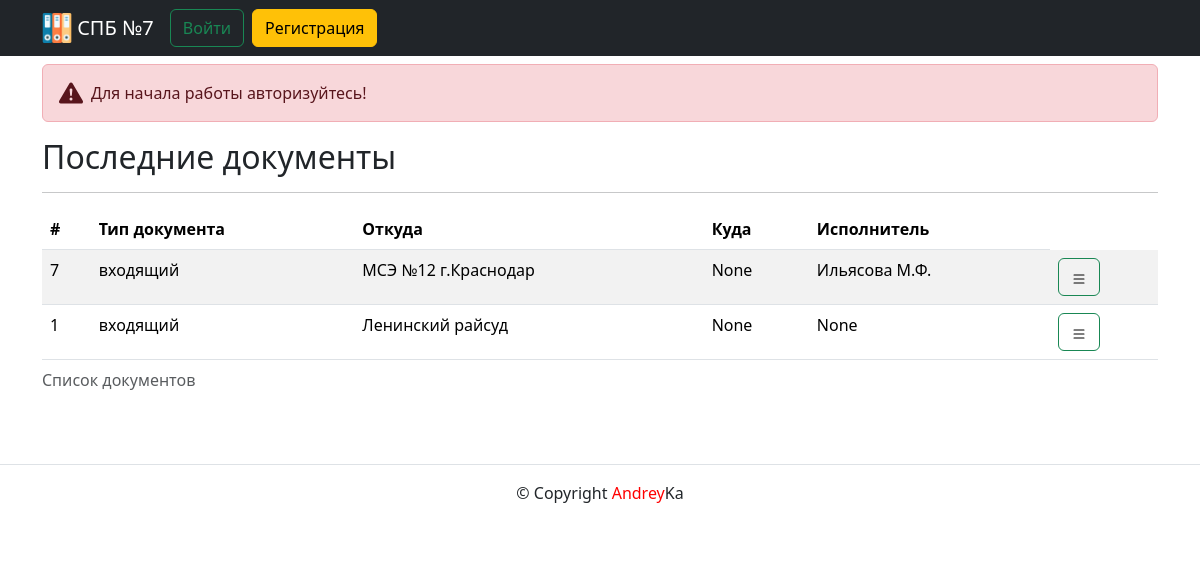
/documents/incoming/, run on an earlier commit of the app's database.
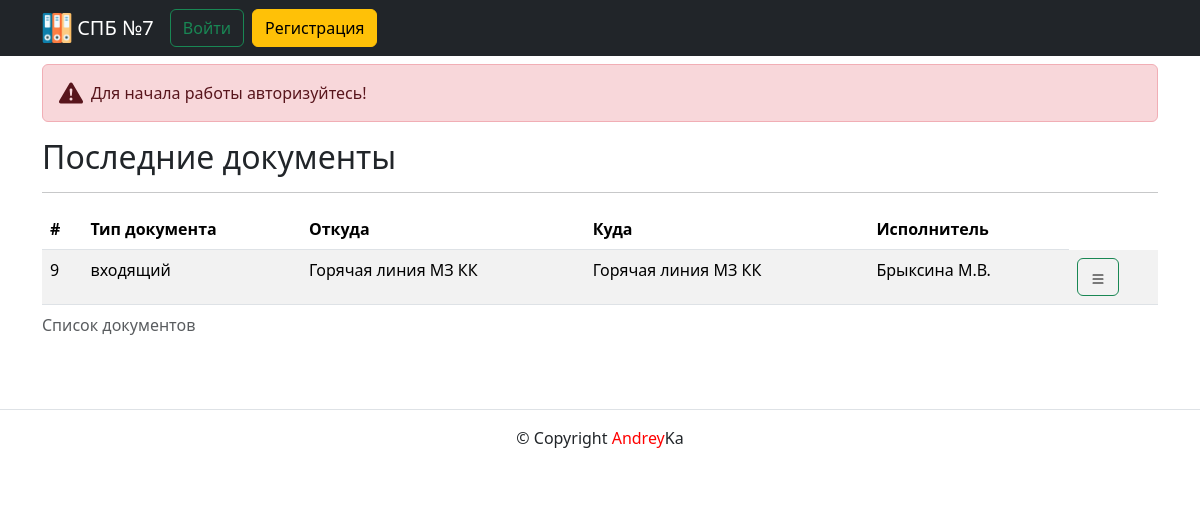
And on a later commit of the database.
### documents/models.py (models this page shows, shortened)
class Document(models.Model):
    INPUT_DOC = "ВХ"
    OUTPUT_DOC = "ИС"
    IN_OUT_DOC = "ВХ-ИС"
    DOCUMENT_TYPE_CHOICES = [
        (INPUT_DOC, "входящий"),
        (OUTPUT_DOC, "исходящий"),
        (IN_OUT_DOC, "входящий-исходящий"),
    ]
    doc_type = models.CharField(
        verbose_name="Тип документа",
        help_text="Укажите тип документа",
        max_length=5,
        choices=DOCUMENT_TYPE_CHOICES,
        blank=False,
    )
    from_doc = models.ForeignKey(
        Organization,
        related_name="org_from",
        on_delete=models.PROTECT,
        blank=True,
        null=True,
        verbose_name="Откуда",
    )
    where_doc = models.ForeignKey(
        Organization,
        related_name="org_where",
        on_delete=models.PROTECT,
        blank=True,
        null=True,
        verbose_name="Куда",
    )
    area = models.CharField(
        verbose_name="Участок", max_length=100, blank=True, null=True
    )
    who = models.CharField(verbose_name="Кто", max_length=100, blank=True, null=True)
    input_num = models.PositiveIntegerField(
        verbose_name="Входящий номер", blank=True, null=True
    )
    output_num = models.PositiveIntegerField(
        verbose_name="Исходящий номер", blank=True, null=True
    )
    theme = models.ForeignKey(
        Theme,
        related_name="theme_doc",
        on_delete=models.PROTECT,
        blank=True,
        null=True,
        verbose_name="Тема",
    )
    detail = models.ForeignKey(
        Detail,
        related_name="detail_doc",
        on_delete=models.PROTECT,
        blank=True,
        null=True,
        verbose_name="Детали",
    )
    given = models.ForeignKey(
        Given,
        related_name="given_doc",
        on_delete=models.PROTECT,
        blank=True,
        null=True,
        verbose_name="Передано",
    )
    file = models.FileField(
        verbose_name="Файл", upload_to="docs/%Y/%m/%d/", blank=True, null=True
    )
    size = models.PositiveIntegerField(
        verbose_name="Размер файла", blank=True, null=True
    )
    description = models.TextField(
        verbose_name="Прочее",
        help_text="Укажите прочие подробности",
        blank=True,
        null=True,
    )
    implementers = models.ForeignKey(
        Implementers,
        related_name="implementers_doc",
        on_delete=models.PROTECT,
        blank=True,
        null=True,
        verbose_name="Исполнитель",
    )
    date_input_doc = models.DateField(
        verbose_name="Дата входящего",
        help_text="Укажите дату входящего документа",
        blank=True,
        null=True,
    )
    date_output_doc = models.DateField(
        verbose_name="Дата исходящего",
        help_text="Укажите дату исходящего документа",
        blank=True,
        null=True,
    )
    author = models.ForeignKey(
        User,
        on_delete=models.SET_NULL,
        null=True,
        related_name="author_doc",
        verbose_name="Автор создания",
    )
    modified_date = models.DateTimeField(
        "Дата изменения",
        auto_now=True,
    )
    created_date = models.DateTimeField(
        "Дата публикации",
        auto_now_add=True,
    )
    class Meta:
        ordering = ["-id"]
        verbose_name = "Документ"
        verbose_name_plural = "Документы"

class Organization(models.Model):
    name = models.CharField(
        verbose_name="Название организации",
        max_length=100,
        blank=False,
    )
    def __str__(self) -> str:
        return self.name
    class Meta:
        ordering = ["name"]
        verbose_name = "Организация"
        verbose_name_plural = "Организации"

class Implementers(models.Model):
    name = models.CharField(
        verbose_name="Исполнитель", max_length=50, blank=False, null=False
    )
    def __str__(self) -> str:
        return self.name
    class Meta:
        ordering = ["name"]
        verbose_name = "Исполнитель"
        verbose_name_plural = "Исполнители"

### documents/views.py (the view)
# urls.py: path("documents/incoming/", views.document_incoming, name="incoming"),
def document_incoming(request):
    template = "documents/index.html"
    documents = Document.objects.select_related("from_doc", "where_doc").filter(
        doc_type="ВХ"
    )
    context = {
        "page_obj": paginator(documents, request),
    }
    return render(request, template, context)

### documents/utils.py (called while the page is built)
def paginator(objects, request):
    document = Paginator(objects, settings.HOW_MANY_DOCUMENTS)
    page_number = request.GET.get("page")
    return document.get_page(page_number)

### templates/documents/index.html (shortened to what this page needs)
{% extends "base.html" %}
{% block content %}
  {% if user.is_authenticated %}
    <div class="alert alert-primary d-flex align-items-center mt-3" role="alert">
      <svg class="bi flex-shrink-0 me-2" width="24" height="24" role="img" aria-label="Info:"><use xlink:href="#info-fill"/></svg>
      <div>
        Вы вошли как: "{{ user.get_full_name }}"
      </div>
    </div>
  {% else %}
    <div class="alert alert-danger d-flex align-items-center mt-3" role="alert">
      <svg class="bi flex-shrink-0 me-2" width="24" height="24" role="img" aria-label="Danger:"><use xlink:href="#exclamation-triangle-fill"/></svg>
      <div>
        Для начала работы авторизуйтесь!
      </div>
    </div>
  {% endif %}
  <h2>Последние документы</h2>
  <hr/>
  <table class="table table-striped">
    <caption>Список документов</caption>
    <thead>
      <tr>
        <th scope="col">#</th>
        <th scope="col">Тип документа</th>
        <th scope="col">Откуда</th>
        <th scope="col">Куда</th>
        <th scope="col">Исполнитель</th>
      </tr>
    </thead>
    <tbody>
      {% for document in page_obj %}
        {% include "documents/includes/show_document.html" %}
      {% endfor %}
    </tbody>
  </table>
{% endblock content %}

### templates/documents/includes/show_document.html (shortened to what this page needs)
{% load user_filters %}
<tr>
  <td>{{ document.pk }}</td>
  <td>{{ document.get_doc_type_display }}</td>
  <td>{{ document.from_doc }}</td>
  <td>{{ document.where_doc }}</td>
  <td>{{ document.implementers }}</td>
  <td>  {% include "documents/includes/document_button.html" %} </td>
</tr>

### templates/documents/includes/document_button.html (shortened to what this page needs)
{% load static %}
<div class="dropdown">
  <button type="button" class="btn btn-outline-success" id="dropdownMenuDoc" data-bs-toggle="dropdown" aria-expanded="false">
    <img src="{% static 'img/list.svg' %}" alt="list" width="16" height="16">
  </button>
</div>

What changed in the data, as far as the page shows it:
removed Document: pk "7", doc_type "входящий", from_doc "МСЭ №12 г.Краснодар", where_doc "None", implementers "Ильясова М.Ф."
removed Document: pk "1", doc_type "входящий", from_doc "Ленинский райсуд", where_doc "None", implementers "None"
added Document: pk "9", doc_type "входящий", from_doc "Горячая линия МЗ КК", where_doc "Горячая линия МЗ КК", implementers "Брыксина М.В."
